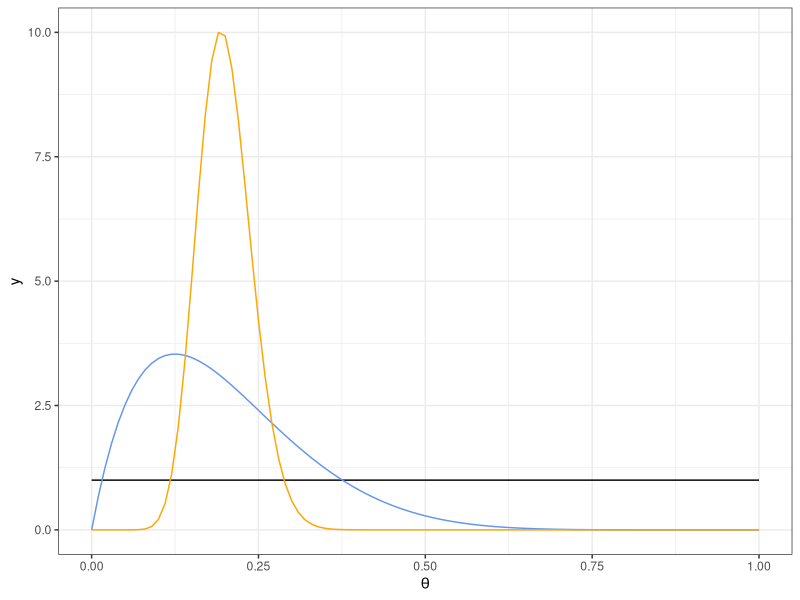
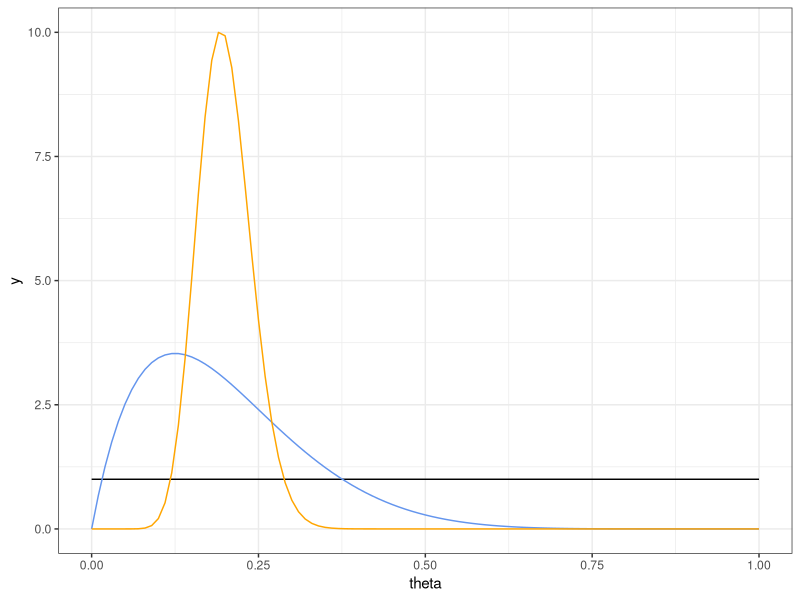
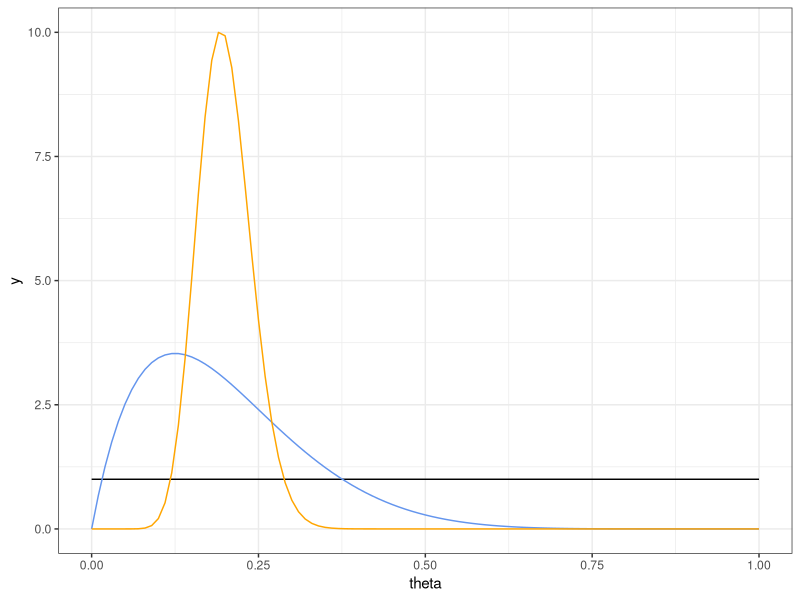
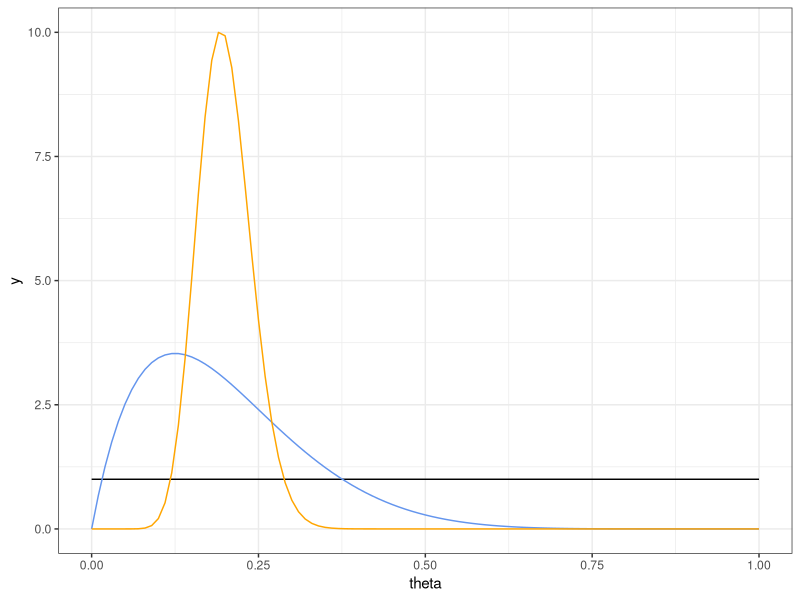
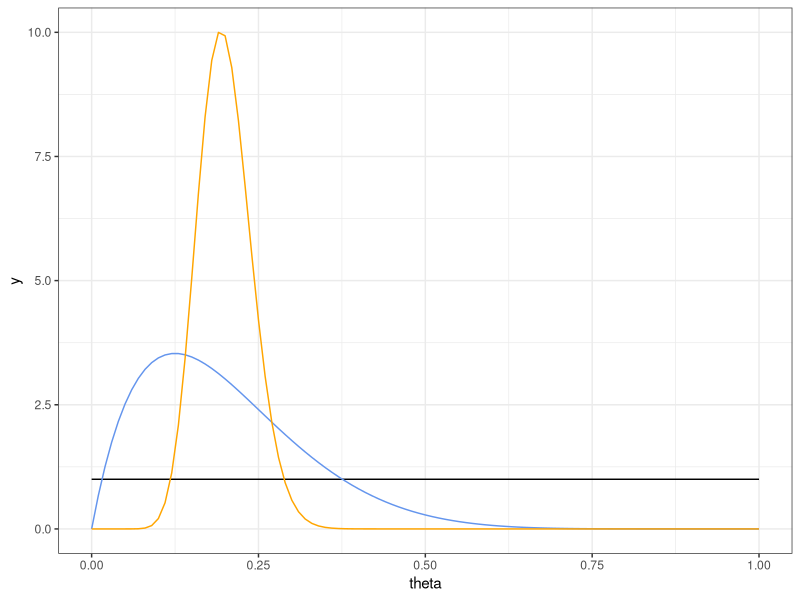
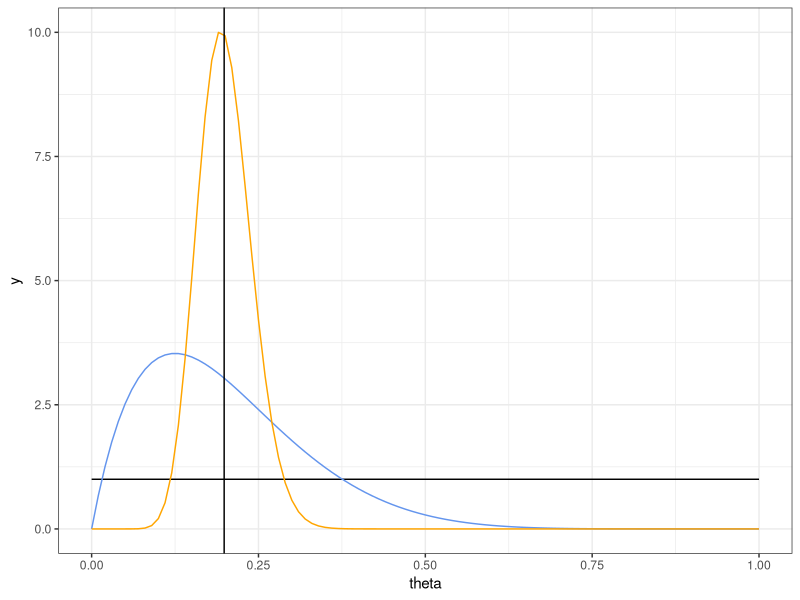

The R script that drew these images, in order:
## ---- chunk 1
knitr::opts_chunk$set(echo = TRUE)
library(dplyr)
library(ggplot2)
## ---- chunk 2
a_noninformative <- 1
b_noninformative <- 1
a_weakly_informative <- 2
b_weakly_informative <- 8
a_strongly_informative <- 20
b_strongly_informative <- 80
ggplot(data = data.frame(theta = c(0, 1)), mapping = aes(x = theta)) +
  stat_function(fun = dbeta,
    args = list(shape1 = a_noninformative, shape2 = b_noninformative)) +
  stat_function(fun = dbeta,
    args = list(shape1 = a_weakly_informative, shape2 = b_weakly_informative),
    color = "cornflowerblue") +
  stat_function(fun = dbeta,
    args = list(shape1 = a_strongly_informative, shape2 = b_strongly_informative),
    color = "orange") +
  xlab(expression(theta)) + 
  theme_bw()
## ---- chunk 3
a_noninformative/(a_noninformative + b_noninformative)
qbeta(c(0.025, 0.975), shape1 = a_noninformative, shape2 = b_noninformative)
## ---- chunk 4
a_weakly_informative/(a_weakly_informative + b_weakly_informative)
qbeta(c(0.025, 0.975), shape1 = a_weakly_informative, shape2 = b_weakly_informative)
## ---- chunk 5
a_strongly_informative/(a_strongly_informative + b_strongly_informative)
qbeta(c(0.025, 0.975), shape1 = a_strongly_informative, shape2 = b_strongly_informative)
## ---- chunk 6
# Check Step 1 to see what I observed in my first draw
a_noninformative <- 1
b_noninformative <- 1
a_weakly_informative <- 2
b_weakly_informative <- 8
a_strongly_informative <- 20
b_strongly_informative <- 80

ggplot(data = data.frame(theta = c(0, 1)), mapping = aes(x = theta)) +
  stat_function(fun = dbeta,
    args = list(shape1 = a_noninformative, shape2 = b_noninformative)) +
  stat_function(fun = dbeta,
    args = list(shape1 = a_weakly_informative, shape2 = b_weakly_informative),
    color = "cornflowerblue") +
  stat_function(fun = dbeta,
    args = list(shape1 = a_strongly_informative, shape2 = b_strongly_informative),
    color = "orange") +
  theme_bw()
## ---- chunk 7
a_noninformative/(a_noninformative + b_noninformative)
qbeta(c(0.025, 0.975), shape1 = a_noninformative, shape2 = b_noninformative)
## ---- chunk 8
a_weakly_informative/(a_weakly_informative + b_weakly_informative)
qbeta(c(0.025, 0.975), shape1 = a_weakly_informative, shape2 = b_weakly_informative)
## ---- chunk 9
a_strongly_informative/(a_strongly_informative + b_strongly_informative)
qbeta(c(0.025, 0.975), shape1 = a_strongly_informative, shape2 = b_strongly_informative)
## ---- chunk 10
# Check Step 1 to find out what I observed in my first 10 draws
a_noninformative <- 1
b_noninformative <- 1
a_weakly_informative <- 2
b_weakly_informative <- 8
a_strongly_informative <- 20
b_strongly_informative <- 80
ggplot(data = data.frame(theta = c(0, 1)), mapping = aes(x = theta)) +
  stat_function(fun = dbeta,
    args = list(shape1 = a_noninformative, shape2 = b_noninformative)) +
  stat_function(fun = dbeta,
    args = list(shape1 = a_weakly_informative, shape2 = b_weakly_informative),
    color = "cornflowerblue") +
  stat_function(fun = dbeta,
    args = list(shape1 = a_strongly_informative, shape2 = b_strongly_informative),
    color = "orange") +
  theme_bw()
## ---- chunk 11
a_noninformative/(a_noninformative + b_noninformative)
qbeta(c(0.025, 0.975), shape1 = a_noninformative, shape2 = b_noninformative)
## ---- chunk 12
a_weakly_informative/(a_weakly_informative + b_weakly_informative)
qbeta(c(0.025, 0.975), shape1 = a_weakly_informative, shape2 = b_weakly_informative)
## ---- chunk 13
a_strongly_informative/(a_strongly_informative + b_strongly_informative)
qbeta(c(0.025, 0.975), shape1 = a_strongly_informative, shape2 = b_strongly_informative)
## ---- chunk 14
# Check step 1 to see what I observed in my first 20 draws
a_noninformative <- 1
b_noninformative <- 1
a_weakly_informative <- 2
b_weakly_informative <- 8
a_strongly_informative <- 20
b_strongly_informative <- 80
ggplot(data = data.frame(theta = c(0, 1)), mapping = aes(x = theta)) +
  stat_function(fun = dbeta,
    args = list(shape1 = a_noninformative, shape2 = b_noninformative)) +
  stat_function(fun = dbeta,
    args = list(shape1 = a_weakly_informative, shape2 = b_weakly_informative),
    color = "cornflowerblue") +
  stat_function(fun = dbeta,
    args = list(shape1 = a_strongly_informative, shape2 = b_strongly_informative),
    color = "orange") +
  theme_bw()
## ---- chunk 15
a_noninformative/(a_noninformative + b_noninformative)
qbeta(c(0.025, 0.975), shape1 = a_noninformative, shape2 = b_noninformative)
## ---- chunk 16
a_weakly_informative/(a_weakly_informative + b_weakly_informative)
qbeta(c(0.025, 0.975), shape1 = a_weakly_informative, shape2 = b_weakly_informative)
## ---- chunk 17
a_strongly_informative/(a_strongly_informative + b_strongly_informative)
qbeta(c(0.025, 0.975), shape1 = a_strongly_informative, shape2 = b_strongly_informative)
## ---- chunk 18
# Check Step 1 to see how many blue M&Ms observed in a sample of size 46
a_noninformative <- 1
b_noninformative <- 1 
a_weakly_informative <- 2
b_weakly_informative <- 8
a_strongly_informative <- 20
b_strongly_informative <- 80
ggplot(data = data.frame(theta = c(0, 1)), mapping = aes(x = theta)) +
  stat_function(fun = dbeta,
    args = list(shape1 = a_noninformative, shape2 = b_noninformative)) +
  stat_function(fun = dbeta,
    args = list(shape1 = a_weakly_informative, shape2 = b_weakly_informative),
    color = "cornflowerblue") +
  stat_function(fun = dbeta,
    args = list(shape1 = a_strongly_informative, shape2 = b_strongly_informative),
    color = "orange") +
  theme_bw()
## ---- chunk 19
a_noninformative/(a_noninformative + b_noninformative)
qbeta(c(0.025, 0.975), shape1 = a_noninformative, shape2 = b_noninformative)
## ---- chunk 20
a_weakly_informative/(a_weakly_informative + b_weakly_informative)
qbeta(c(0.025, 0.975), shape1 = a_weakly_informative, shape2 = b_weakly_informative)
## ---- chunk 21
a_strongly_informative/(a_strongly_informative + b_strongly_informative)
qbeta(c(0.025, 0.975), shape1 = a_strongly_informative, shape2 = b_strongly_informative)
## ---- chunk 22
# We had the following overall count of blue M&Ms and sample size:
x <- 4 + 10 + 7 + 9 + 12 + 12 + 18 + 7 + 16 + 16
n <- 58 + 47 + 53 + 59 + 49 + 53 + 75 + 43 + 72 + 50
x
n
x/n
## ---- chunk 23
a_noninformative <- 1
b_noninformative <- 1
a_weakly_informative <- 2
b_weakly_informative <- 8
a_strongly_informative <- 20
b_strongly_informative <- 80
ggplot(data = data.frame(theta = c(0, 1)), mapping = aes(x = theta)) +
  stat_function(fun = dbeta,
    args = list(shape1 = a_noninformative, shape2 = b_noninformative)) +
  stat_function(fun = dbeta,
    args = list(shape1 = a_weakly_informative, shape2 = b_weakly_informative),
    color = "cornflowerblue") +
  stat_function(fun = dbeta,
    args = list(shape1 = a_strongly_informative, shape2 = b_strongly_informative),
    color = "orange") +
  geom_vline(xintercept = x/n) +
  theme_bw()
## ---- chunk 24
a_noninformative/(a_noninformative + b_noninformative)
qbeta(c(0.025, 0.975), shape1 = a_noninformative, shape2 = b_noninformative)
## ---- chunk 25
a_weakly_informative/(a_weakly_informative + b_weakly_informative)
qbeta(c(0.025, 0.975), shape1 = a_weakly_informative, shape2 = b_weakly_informative)
## ---- chunk 26
a_strongly_informative/(a_strongly_informative + b_strongly_informative)
qbeta(c(0.025, 0.975), shape1 = a_strongly_informative, shape2 = b_strongly_informative)
